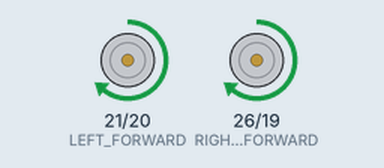
The program below on a simulated Raspberry Pi (BCM pin numbers). Parts: motor-driver pin pairs drawn as motors (green arrow = first pin HIGH = forward, orange = second pin HIGH = backward, longer = more drive, scaled by the enable pin).

Above: at 2.5 s.
At 7.5 s:
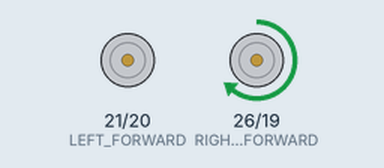
At 12.5 s:
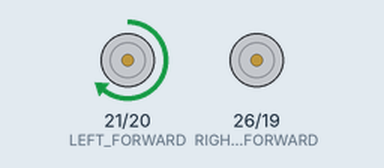
At 17.5 s:
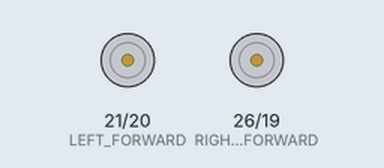
Timing chart, 0 to 26.0 s (numbered marks = the images above):
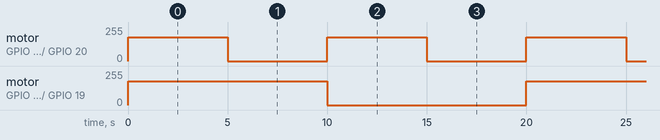

Measured:
- by itself, motor on GPIO 21 (LEFT_FORWARD) / GPIO 20 (LEFT_BACKWARD): alternates forward 179/255 for 5.0 s and stopped for 5.0 s
- by itself, motor on GPIO 26 (RIGHT_FORWARD) / GPIO 19 (RIGHT_BACKWARD): alternates forward 179/255 for 10.0 s and stopped for 10.0 s

The program:

340L293D_MotorControl.py
```python
# Control 2 DC Motor using L293D
# Jonathan Suh www.creapple.com

#Import GPIO, time library
import RPi.GPIO as GPIO
import time

#Set GPIO BCM(Broadcom SoC) pin number
GPIO.setmode(GPIO.BCM)

RIGHT_FORWARD = 26
RIGHT_BACKWARD = 19
RIGHT_PWM = 13
LEFT_FORWARD = 21
LEFT_BACKWARD = 20
LEFT_PWM = 16

GPIO.setup(RIGHT_FORWARD,GPIO.OUT)
GPIO.setup(RIGHT_BACKWARD,GPIO.OUT)
GPIO.setup(RIGHT_PWM,GPIO.OUT)
GPIO.output(RIGHT_PWM, 0)
RIGHT_MOTOR = GPIO.PWM(RIGHT_PWM, 100)
RIGHT_MOTOR.start(0)
RIGHT_MOTOR.ChangeDutyCycle(0)

GPIO.setup(LEFT_FORWARD,GPIO.OUT)
GPIO.setup(LEFT_BACKWARD,GPIO.OUT)
GPIO.setup(LEFT_PWM,GPIO.OUT)
GPIO.output(LEFT_PWM, 0)
LEFT_MOTOR = GPIO.PWM(LEFT_PWM, 100)
LEFT_MOTOR.start(0)
LEFT_MOTOR.ChangeDutyCycle(0)

#Right Motor Control
def rightMotor(forward, backward, pwm):
  GPIO.output(RIGHT_FORWARD,forward)
  GPIO.output(RIGHT_BACKWARD,backward)
  RIGHT_MOTOR.ChangeDutyCycle(pwm)

#Left Motor Control
def leftMotor(forward, backward, pwm):
  GPIO.output(LEFT_FORWARD,forward)
  GPIO.output(LEFT_BACKWARD,backward)
  LEFT_MOTOR.ChangeDutyCycle(pwm)

if __name__ == '__main__':
  try:
    while True:
      #Forward 5 seconds
      rightMotor(1, 0, 70)
      leftMotor(1, 0, 70)
      time.sleep(5)

      #Right 5 seconds
      rightMotor(1, 0, 70)
      leftMotor(0, 0, 0)
      time.sleep(5)

      #Left 5 seconds
      rightMotor(0, 0, 0)
      leftMotor(1, 0, 70)
      time.sleep(5)

      #Stop 5 seconds
      rightMotor(0, 0, 0)
      leftMotor(0, 0, 0)
      time.sleep(5)

  except KeyboardInterrupt:
    print ("Terminate program by Keyboard Interrupt")
    GPIO.cleanup()
```
